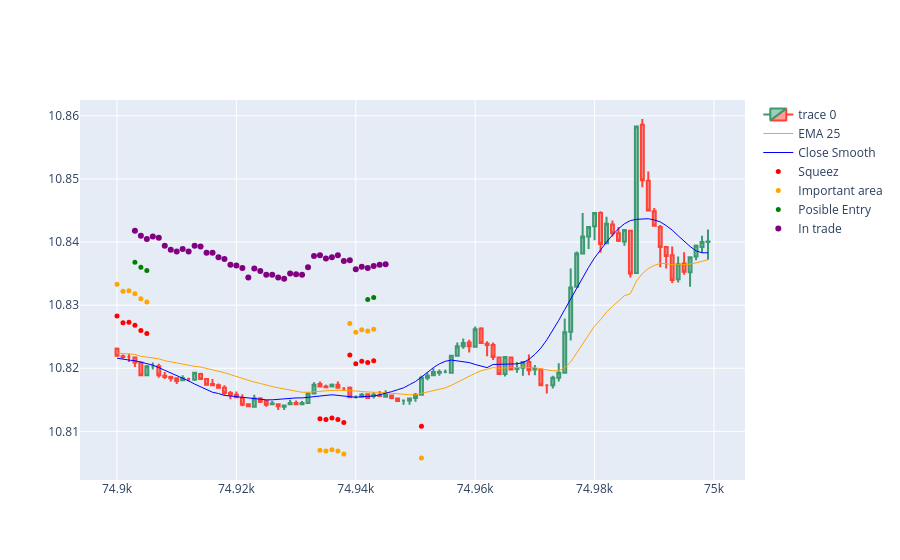

This figure's notebook cell:
### Code cell
import plotly.graph_objects as go  
import plotly.express as px

dfpl = result[74900:75000]

fig = go.Figure(
    data=[
        go.Candlestick(
            x=dfpl['bar'], 
            open=round(dfpl['open']*10,4),
            high=round(dfpl['high']*10,4),
            low=round(dfpl['low']*10,4),
            close=round(dfpl['close']*10,4)
        ),
        go.Scatter(
            x=dfpl['bar'], 
            y=round(dfpl['ema25']*10,4),
            line=dict(color='orange', width=1), 
            name="EMA 25"),
        go.Scatter(
            x=dfpl['bar'], 
            y=round(dfpl['close_smooth']*10,4),
            line=dict(color='blue', width=1), 
            name="Close Smooth"),
        #go.Scatter(
        #    x=dfpl['bar'], 
        #    y=round(dfpl['low_smooth']*10,4),
        #    line=dict(color='pink', width=1), 
        #    name="Close Smooth"),
        #go.Scatter(
        #    x=dfpl['bar'], 
        #    y=round(dfpl['high_smooth']*10,4),
        #    line=dict(color='purple', width=1), 
        #    name="Close Smooth")
    ]
)

fig.add_scatter(x=dfpl['bar'], y=dfpl['squezzeArea'], mode="markers", marker=dict(size=5, color="red"), name="Squeez")
fig.add_scatter(x=dfpl['bar'], y=dfpl['squeezeCloseToEmaArea'], mode="markers", marker=dict(size=5, color="orange"), name="Important area")
fig.add_scatter(x=dfpl['bar'], y=dfpl['posibleEntry'], mode="markers", marker=dict(size=5, color="green"), name="Posible Entry")
fig.add_scatter(x=dfpl['bar'], y=dfpl['positionArea'], mode="markers", marker=dict(size=6, color="purple"), name="In trade")

fig.update_layout(
    xaxis_rangeslider_visible=False
)

fig.show()
